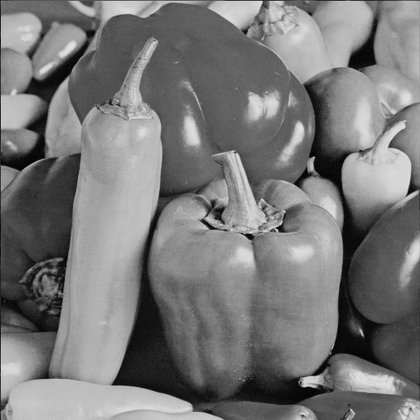
%> input picture src/contourlet_toolbox/peppers.png, 420 x 420 px, shrunk from 512 x 512 before the run
$ octave --eval "nlademo2;"   (GNU Octave 9; MATLAB toolbox functions it lacks are replaced by stand-ins)
%> lines starting %> are read from the running program, lines starting %| are printed output that depends on the picture
%> in nlademo2, im is the input picture: size 420x420 uint8; min 0, max 229, mean 120.2
### src/contourlet_toolbox/smthborder.m
function y = smthborder(x, n)
%> called with n = 32
% SMTHBORDER  Smooth the borders of a signal or image
%       y = smthborder(x, n)
%
% Input:
%   x:      the input signal or image
%   n:      number of samples near the border that will be smoothed
%
% Output:
%   y:      output image
%
% Note: This function provides a simple way to avoid border effect.

% Hamming window of size 2N
w = 0.54 - 0.46*cos(2*pi*(0:2*n-1)/(2*n-1));

if ndims(x) == 1
    W = ones(size(x));
    W(1:n) = w(1:n);
    W(end-n+1:end) = w(end-n+1:end);

    y = W .* x;

elseif ndims(x) == 2
    [n1, n2] = size(x);
%> n1 = 420; n2 = 420

    W1 = ones(n1, 1);
    W1(1:n) = w(1:n);
    W1(end-n+1:end) = w(n+1:end);

    y = W1(:, ones(1, n2)) .* x;
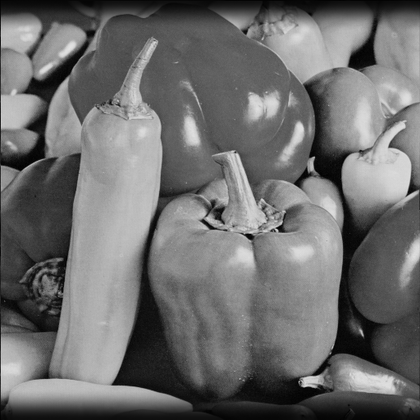
%> y: size 420x420 double; min 0, max 0.887, mean 0.431

    W2 = ones(1, n2);
    W2(1:n) = w(1:n)';
    W2(end-n+1:end) = w(n+1:end)';

    y = W2(ones(n1, 1), :) .* y;
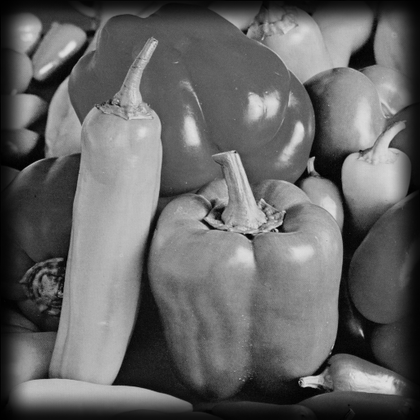
%> y: size 420x420 double; min 0, max 0.887, mean 0.4

else
    error('First input must be a signal or image');
end

### src/contourlet_toolbox/pdfbdec.m
function y = pdfbdec(x, pfilt, dfilt, nlevs)
% PDFBDEC   Pyramidal Directional Filter Bank (or Contourlet) Decomposition
%
%	y = pdfbdec(x, pfilt, dfilt, nlevs)
%
% Input:
%   x:      input image
%   pfilt:  filter name for the pyramidal decomposition step
%   dfilt:  filter name for the directional decomposition step
%   nlevs:  vector of numbers of directional filter bank decomposition levels
%           at each pyramidal level (from coarse to fine scale).
%           If the number of level is 0, a critically sampled 2-D wavelet
%           decomposition step is performed.
%
% Output:
%   y:      a cell vector of length length(nlevs) + 1, where except y{1} is
%           the lowpass subband, each cell corresponds to one pyramidal
%           level and is a cell vector that contains bandpass directional
%           subbands from the DFB at that level.
%
% Index convention:
%   Suppose that nlevs = [l_J,...,l_2, l_1], and l_j >= 2.
%   Then for j = 1,...,J and k = 1,...,2^l_j
%       y{J+2-j}{k}(n_1, n_2)
%   is a contourlet coefficient at scale 2^j, direction k, and position
%       (n_1 * 2^(j+l_j-2), n_2 * 2^j) for k <= 2^(l_j-1),
%       (n_1 * 2^j, n_2 * 2^(j+l_j-2)) for k > 2^(l_j-1).
%   As k increases from 1 to 2^l_j, direction k rotates clockwise from
%   the angle 135 degree with uniform increment in cotan, from -1 to 1 for
%   k <= 2^(l_j-1), and then uniform decrement in tan, from 1 to -1 for
%   k > 2^(l_j-1).
%
% See also:	PFILTERS, DFILTERS, PDFBREC

if length(nlevs) == 0
    y = {x};

else
    % Get the pyramidal filters from the filter name
%> the run ends on the next line
    [h, g] = pfilters(pfilt);

    if nlevs(end) ~= 0
        % Laplacian decomposition
        [xlo, xhi] = lpdec(x, h, g);

        % DFB on the bandpass image
        switch dfilt        % Decide the method based on the filter name
            case {'pkva6', 'pkva8', 'pkva12', 'pkva'}
                % Use the ladder structure (which is much more efficient)
                xhi_dir = dfbdec_l(xhi, dfilt, nlevs(end));

            otherwise
                % General case
                xhi_dir = dfbdec(xhi, dfilt, nlevs(end));
        end

    else
        % Special case: nlevs(end) == 0
        % Perform one-level 2-D critically sampled wavelet filter bank
        [xlo, xLH, xHL, xHH] = wfb2dec(x, h, g);
        xhi_dir = {xLH, xHL, xHH};
    end

    % Recursive call on the low band
    ylo = pdfbdec(xlo, pfilt, dfilt, nlevs(1:end-1));

    % Add bandpass directional subbands to the final output
    y = {ylo{:}, xhi_dir};
end

### src/contourlet_toolbox/nlademo2.m
function nlademo2
% NLADEMO2  Nonlinear approximation demo using only the finest scale

% Test image
im = imread('peppers.png');
im = double(im) / 256;          % image range = [0, 1]
im = smthborder(im, 32);        % smooth the borders to avoid border effect

% Parameters
pfilt = '9-7';
dfilt = '9-7';
nlevs = [5];

% Wavevelet coefficients at the finest scale
wc = pdfbdec(im, pfilt, dfilt, [0]);

% Contourlet coefficients at the finest scale
cc = pdfbdec(im, pfilt, dfilt, nlevs);

scale = 1;

wave_nla = cell(1, 4);
pdfb_nla = cell(1, 4);

% Nonlinear approximation at the finest level
for k = 1:4,
    wave_nla{k} = pdfbrec(pdfb_tr(wc, scale, 0, 4^k), pfilt, dfilt);
    pdfb_nla{k} = pdfbrec(pdfb_tr(cc, scale, 0, 4^k), pfilt, dfilt);
end

range = [0, 0.002];

figure(1)
clf;
set(gcf, 'Name', 'Wavelets')
for k = 1:4,
    subplot(2,2,k),
    imagesc(wave_nla{k}, range), axis image, axis off
    str = sprintf('M = %d', 4^k);
    title(str);
end
colormap('gray(256)')

figure(2)
clf;
set(gcf, 'Name', 'Contourlets')
for k = 1:4,
    subplot(2,2,k),
    imagesc(pdfb_nla{k}, range), axis image, axis off
    str = sprintf('M = %d', 4^k);
    title(str);
end
colormap('gray(256)')

$ run again, with src/contourlet_toolbox/zoneplate.png copied over src/contourlet_toolbox/peppers.png
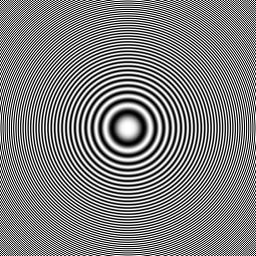
%> input picture src/contourlet_toolbox/zoneplate.png, 256 x 256 px
%> in nlademo2, im is the input picture: size 256x256 uint8; min 0, max 255, mean 127.5
%> im: size 256x256 double
%> in smthborder, `y = W1(:, ones(1, n2)) .* x;`:
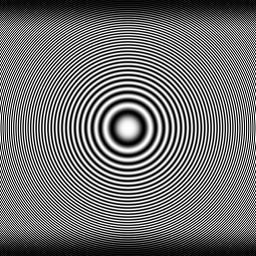
%> y: size 256x256 double; min 0, max 0.996, mean 0.44
%> in smthborder, `y = W2(ones(n1, 1), :) .* y;`:
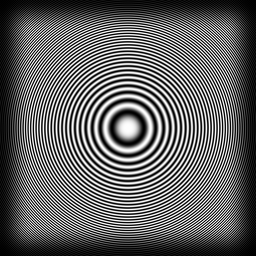
%> y: size 256x256 double; min 0, max 0.996, mean 0.389
